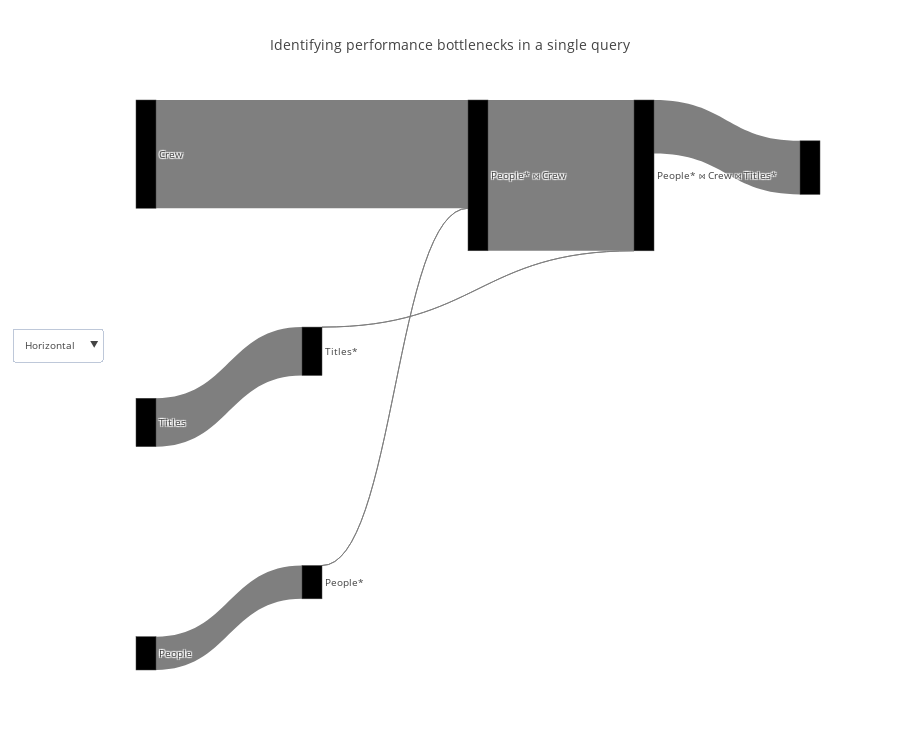

Notebook code for this chart:
### Code cell
query_renderer.vizualize(flow_df, title="Identifying performance bottlenecks in a single query", metrics=["actual_duration"], open_=False)

### Figure 1 — Plotly figure (JSON) as saved in the notebook; plotly's stock layout.template omitted (floating-point values rounded to 4 significant figures)
{"data": [{"link": {"color": ["#7f7f7f", "#7f7f7f", "#7f7f7f", "#7f7f7f", "#7f7f7f", "#7f7f7f", "#7f7f7f"], "label": ["\nDescription: Finds relevant records by sequentially scanning the input record set. When reading from a table, Seq Scans (unlike Index Scans) perform a single read operation (only the table is read).", "\nDescription: Filter relation to hold only relevant records.Filter condition: (people.name = ANY ('{\"Owen Wilson\",\"Adam Sandler\",\"Jason Segel\"}'::text[]))", "\nDescription: Finds relevant records by sequentially scanning the input record set. When reading from a table, Seq Scans (unlike Index Scans) perform a single read operation (only the table is read).", "\nDescription: Joins to record sets by hashing one of them (using a Hash Scan).Hash Cond ('Inner', '(crew.person_id = people.person_id)')", "\nDescription: Finds relevant records by sequentially scanning the input record set. When reading from a table, Seq Scans (unlike Index Scans) perform a single read operation (only the table is read).", "\nDescription: Filter relation to hold only relevant records.Filter condition: (titles.genres ~~ '%Comedy%'::text)", "\nDescription: Joins to record sets by hashing one of them (using a Hash Scan).Hash Cond ('Inner', '(titles.title_id = crew.title_id)')"], "source": [0, 1, 2, 3, 4, 5, 6], "target": [1, 3, 3, 6, 5, 6, 7], "value": [679, 1, 2205, 3071, 986, 1, 1092]}, "node": {"color": ["black", "black", "black", "black", "black", "black", "black"], "label": ["People", "People*", "Crew", "People* ⋈ Crew", "Titles", "Titles*", "People* ⋈ Crew ⋈ Titles*"], "pad": 200}, "orientation": "h", "type": "sankey", "valueformat": ",", "valuesuffix": [" Seconds", " Seconds", " Seconds", " Seconds", " Seconds", " Seconds", " Seconds"]}], "layout": {"font": {"size": 10}, "height": 750, "title": "Identifying performance bottlenecks in a single query", "updatemenus": [{"buttons": [{"args": ["orientation", "h"], "label": "Horizontal", "method": "restyle"}, {"args": ["orientation", "v"], "label": "Vertical", "method": "restyle"}], "y": 0.6}]}}
